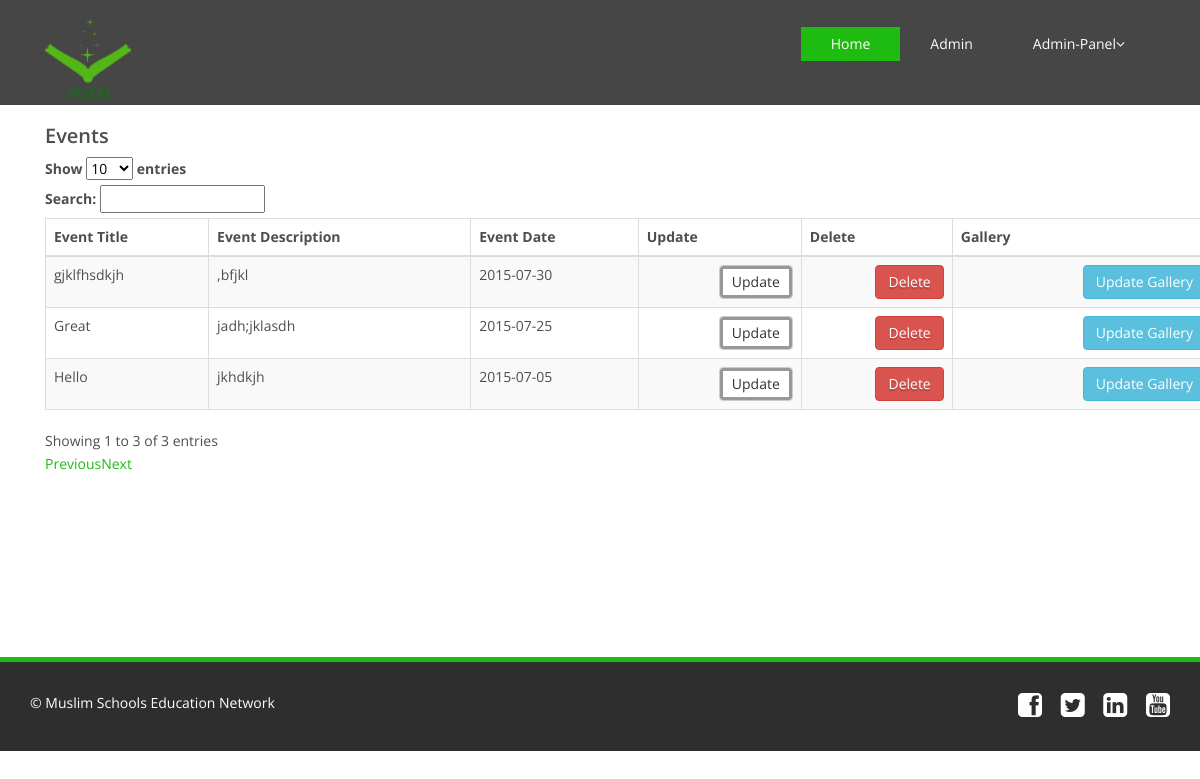
The app's page /edit_events.php (signed in) with its own data.
### tables this page shows
CREATE TABLE IF NOT EXISTS `events` (
  `event_id` int(11) NOT NULL AUTO_INCREMENT,
  `event_title` varchar(300) NOT NULL,
  `event_date` varchar(30) NOT NULL,
  `event_details` text NOT NULL,
  `event_description` text NOT NULL,
  `event_picture` varchar(200) NOT NULL,
  `event_ann` varchar(200) NOT NULL,
  `event_reg_link` varchar(400) DEFAULT NULL,
  PRIMARY KEY (`event_id`)
);

### edit_events.php (the view, shortened to what this page needs)
<?php
include"include/admin-header.php";
include"include/connection.php";
?>
    <div class="container">
        <div class="row">
            <div class="span12">
        <div class="content">
            <div class="module">
                <div class="module-head">
                    <h2>Events</h2>
                </div>
                <div class="module-body table">
                    <table cellpadding="0" cellspacing="0" border="0" class="datatable-1 table table-bordered table-striped	 display" width="100%">
                        <thead>
                        <tr>
                            <th>Event Title</th>
                            <th>Event Description</th>
                            <th>Event Date</th>
                            <th>Update</th>
                            <th>Delete</th>
                            <th>Gallery</th>
                        </tr>
                        </thead>
                        <tbody>
                        <?php
                        $sql = "SELECT * FROM `events`";
                        $result = mysqli_query($conn,$sql);
                        while($row=mysqli_fetch_array($result,MYSQLI_ASSOC)) {
                            $link = "<a href=" . '"update_sel_event.php?id=' .
                                $row['event_id'] . '">';
                            $link1 = "<a href=" . '"delete_event.php?id=' .
                                $row['event_id'] . '">';
                            $link2 = "<a href=" . '"update_event_gallery.php?id=' .
                                $row['event_id'] . '">';
                            echo '<tr class="gradeC">';
                            echo '<td>';
                            echo $row['event_title'];
                            echo '</td>';
                            echo '<td>';
                            echo $row['event_description'];
                            echo '</td>';
                            echo '<td>';
                            echo $row['event_date'];
                            echo '</td>';
                            echo '<td>';
                            echo "<a>";
                            echo $link;
                            echo "<div class='pull-right btn btn-default'>";
                            echo "Update";
                            echo "</div>";
                            echo "</a>";
                            echo '</td>';
                            echo '<td>';
                            echo "<a>";
                            echo $link1;
                            echo "<div class='pull-right btn btn-danger'>";
                            echo "Delete";
                            echo "</div>";
                            echo "</a>";
                            echo '</td>';
                            echo '<td>';
                            echo "<a>";
                            echo $link2;
                            echo "<div class='pull-right btn btn-info'>";
                            echo "Update Gallery";
                            echo "</div>";
                            echo "</a>";
                            echo '</td>';
                            echo '</tr>';
                        }
                        ?>
                        </tbody>
                    </table>
                </div>
            </div>
            <br>
        </div>
</div>
            </div>
    </div>
<?php
include"include/links_buttom.php";
include"include/footer.php";
?>

### css/main.css (style rules this page uses)
body { background: #fff; font-family: 'Open Sans', sans-serif; color:#4e4e4e; line-height: 22px; }
h1, h2, h3, h4, h5, h6 { font-weight: 600; font-family: 'Open Sans', sans-serif; color:#4e4e4e; }
h2 { font-size: 20px; }
a { color: #1EBB11; -webkit-transition: color 300ms, background-color 300ms; -moz-transition: color 300ms, background-color 300ms; -o-transition: color 300ms, background-color 300ms; transition: color 300ms, background-color 300ms; }
table { margin: auto; }

### records on screen
events: event_title "Hello", event_description "jkhdkjh", event_date "2015-07-05"
events: event_title "gjklfhsdkjh", event_description ",bfjkl", event_date "2015-07-30"
events: event_title "Great", event_description "jadh;jklasdh", event_date "2015-07-25"
